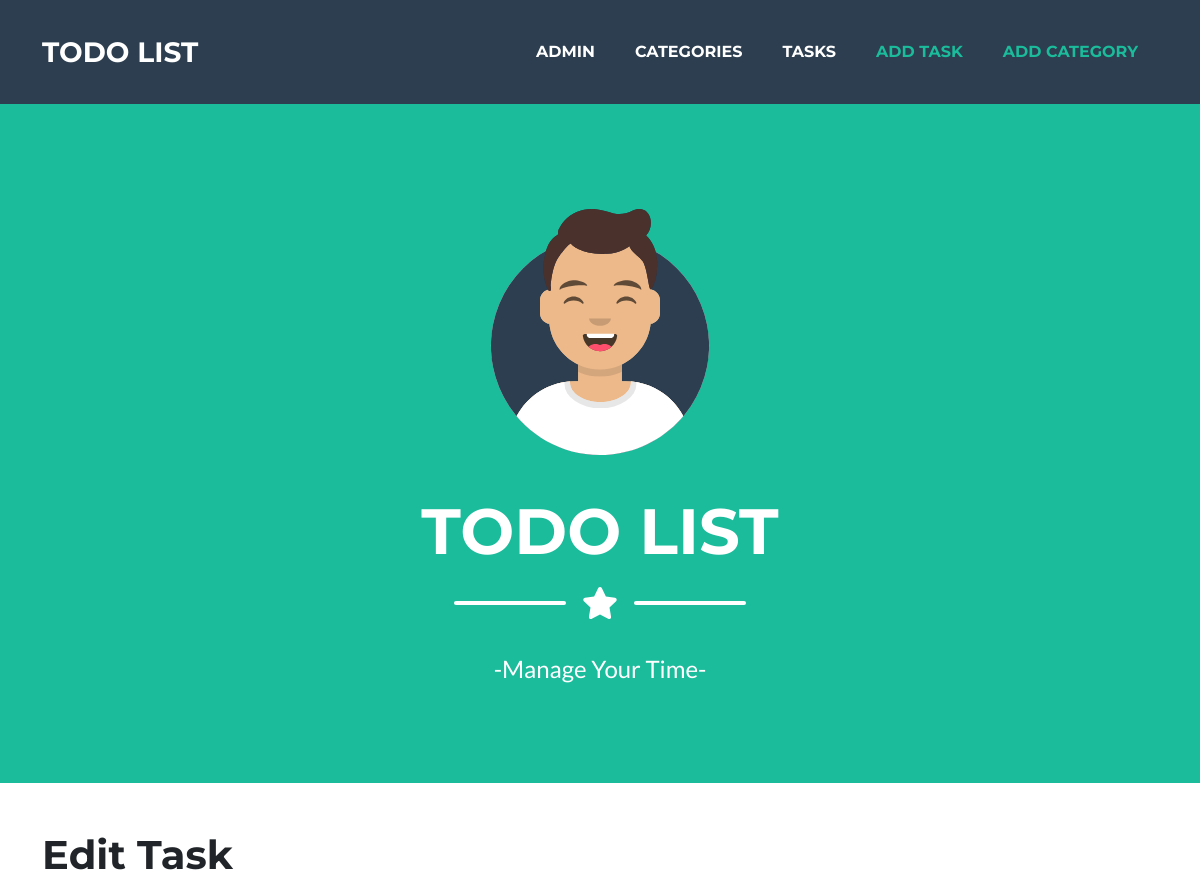
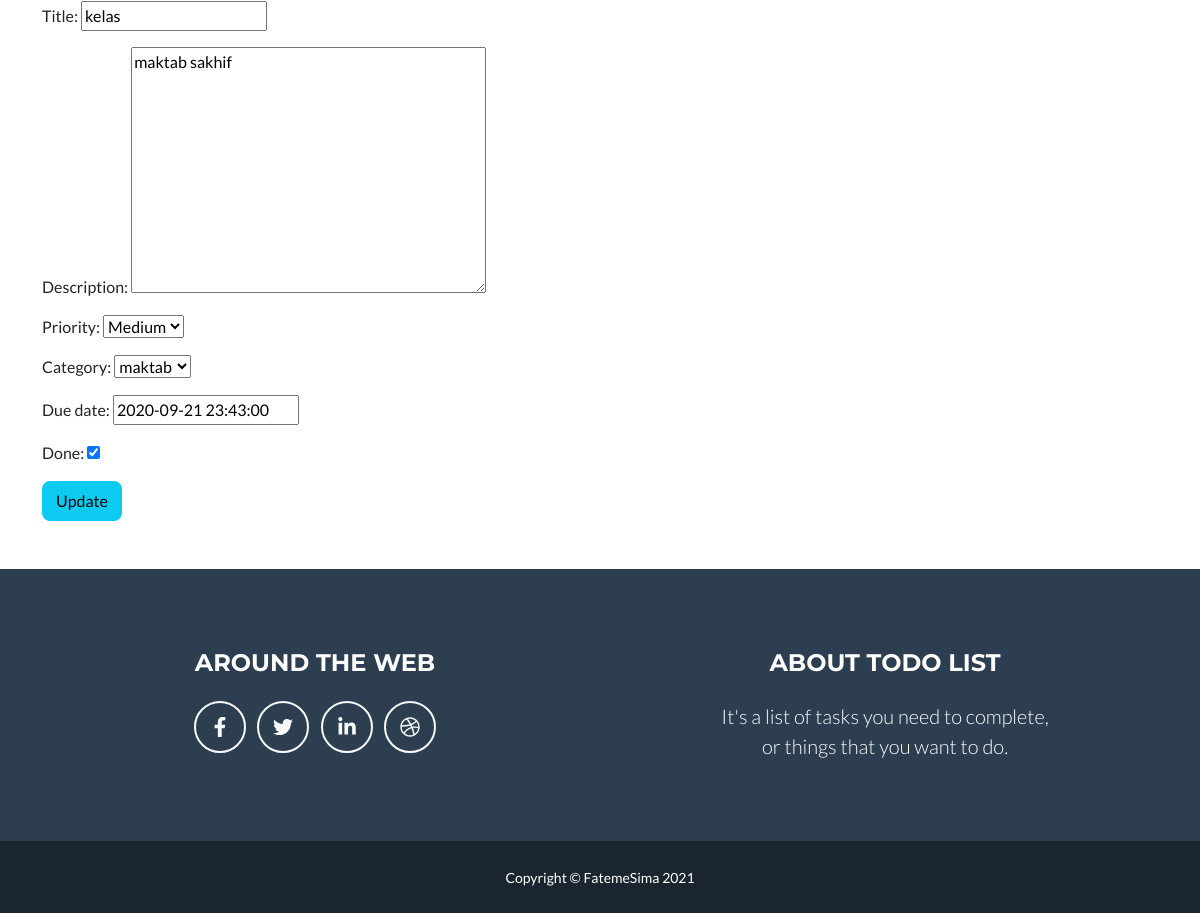
The page /todo/task/kelas/edit/ on the database its author committed (2 pictures, top to bottom).
### todo/models.py (models this page shows, shortened)
class Task(models.Model):
    class Meta:
        ordering = ['due_date']
    title = models.CharField(max_length=100)
    description = models.TextField(blank=True, null=True)
    due_date = models.DateTimeField(editable=True)
    priority = models.CharField(
        max_length=30,
        choices=PRIORITIES,
        default=PRIORITIES[0][0]
    )
    done = models.BooleanField(default=False)
    slug = models.SlugField(unique=True, blank=True)
    category = models.ForeignKey(Category, related_name='tasks', on_delete=models.CASCADE)
    objects = models.Manager()
    tasks = TaskManager()

### todo/views.py (the view)
# urls.py: path('task/<slug:slug>/edit/', TaskUpdateView.as_view(), name='task_edit'),
class TaskUpdateView(UpdateView):
    model = Task
    fields = ('title', 'description', 'priority', 'category', 'due_date', 'done')
    template_name = 'todo/task_edit.html'

### todo/models.py (called while the page is built)
    def __str__(self):
        return self.name

### templates/todo/task_edit.html (shortened to what this page needs)
{% extends 'base.html' %}
{% block content %}
    <h1>Edit Task</h1>
    <form action="" method="post">
        {{ form.as_p }}
        <button class="btn btn-info ml-2" type="submit">Update</button>
    </form>
{% endblock content %}

### rows shown on the page
Task: title "kelas", description "maktab sakhif", priority "Medium", category "maktab", due_date "2020-09-21 23:43:00", done "☑"
